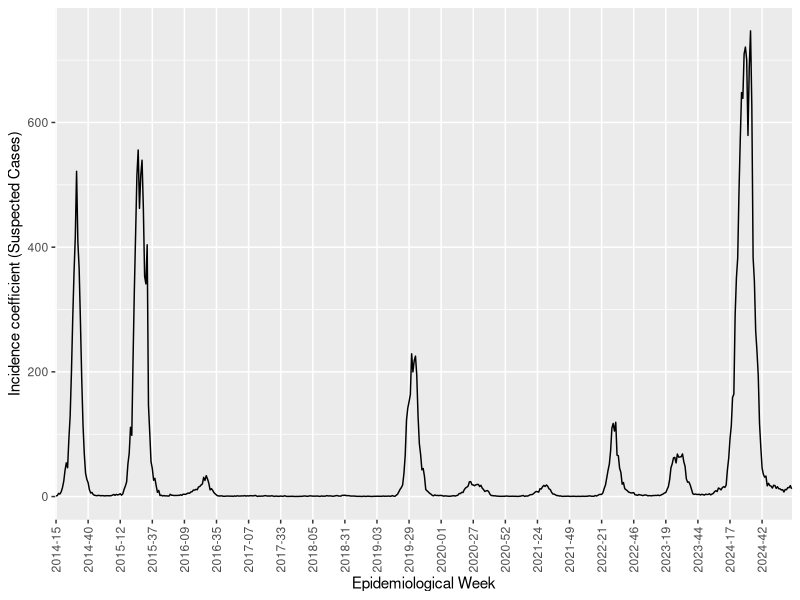
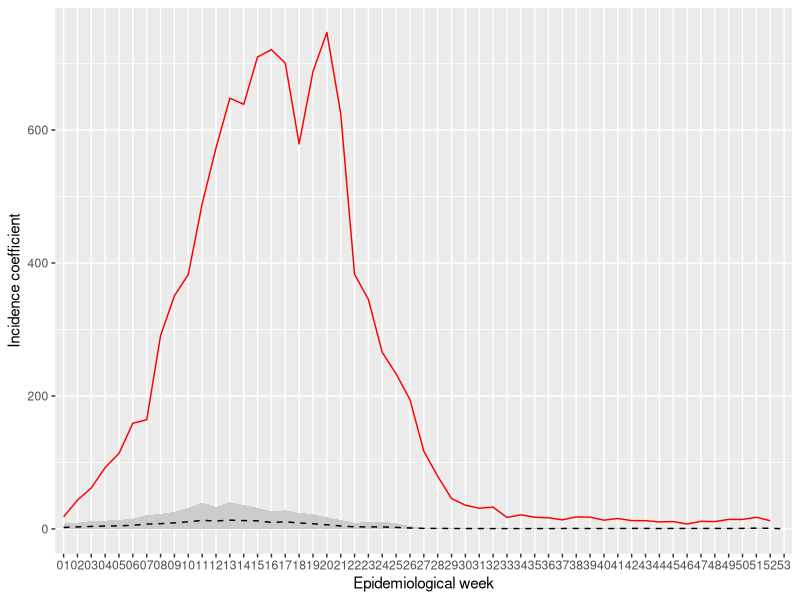

These figures' R source, in order: (Note: this script raises an error after producing the figures.)
## ---- chunk 1
knitr::opts_chunk$set(echo = TRUE)
## ---- chunk 2


## ---- chunk 3
library(tidyverse)
library(lubridate)
library(zoo)
library(ggplot2)
library(here)
library(haven)
library(lubridate)

## ---- chunk 4
dengue <- read_csv(here("dengue/Dengue_Provaveis_2014_2024.csv"))

dengue <- dengue %>% 
  mutate(epidemiologic_week = paste0(year, "w", week))
## ---- chunk 5
campinas <- dengue %>% 
  filter(municipality == "350950 CAMPINAS") %>% # Selected city: Campinas/SP
  group_by(epidemiologic_week, week, year) %>% 
  summarise( #* Cases, deaths, and pop for this period
    cases = sum(likely_cases, na.rm=TRUE),
    population = sum(population, na.rm=TRUE),
    deaths = sum(deaths, na.rm=TRUE),
    .groups="drop"
  ) %>%
  mutate( #* Dengue incidence
    incidence = ifelse(population > 0, cases / (population/100000), 0), 
    wy = paste0(year, "w", as.integer(week)), #* Week to variable
    epi_label = paste0(year, "w", week)
  )
## ---- chunk 6

# Epidemiological week starting on the first week of the winter
epiweek40 <- read_dta(
  here("dengue/epidemiological_week_startsweek40.dta")) 

campinas <- campinas %>%
  left_join(epiweek40, by = "wy")%>% 
  mutate(yw = as.character(paste0(year_week40,"-", epidemiologic_week_startsweek40))) %>% 
  filter(!is.na(incidence),
         !is.na(week40))

campinas <- campinas %>%
  mutate(yw = factor(yw, levels = unique(yw)))  # keep the original order

ggplot(campinas, aes(x = yw, y = incidence, group = 1)) +
  geom_line() +
  labs(x = "Epidemiological Week", 
       y = "Incidence coefficient (Suspected Cases)") +
  scale_x_discrete(breaks = levels(campinas$yw)[seq(1, length(levels(campinas$yw)), by = 25)]) +
  theme(axis.text.x = element_text(angle = 90, vjust = 0.5, hjust = 1))
## ---- chunk 7
incidence2024 <- campinas %>% 
  filter(year == 2024) %>%
  transmute(incidence2024 = incidence, deaths, week2 = week, wy)
## ---- chunk 8
control_data <- campinas %>%
  filter(year %in% c(2016,2017,2018,2020,2021)) %>%
  group_by(week2 = week) %>%
  summarise(
    avg_incidence = mean(incidence, na.rm=TRUE),
    sd_incidence = sd(incidence, na.rm=TRUE),
    .groups="drop"
  ) %>%
  mutate(high = avg_incidence + 1.96*sd_incidence,
         low = pmax(0, avg_incidence - 1.96*sd_incidence)) %>%
  left_join(incidence2024, by="week2")

# Plot endemic channel
ggplot(control_data, aes(x=week2, group = 1)) +
  geom_ribbon(aes(ymin=low, ymax=high), fill="grey80") +
  geom_line(aes(y=avg_incidence), linetype="dashed", color="black") +
  geom_line(aes(y=incidence2024), color="red") +
  labs(y="Incidence coefficient", x="Epidemiological week")
## ---- chunk 9
risk <- control_data %>%
  arrange(week2) %>%
  mutate(
    riskassessment = 0,
    increasedincidence = ifelse(incidence2024 > avg_incidence & incidence2024 < high, 1, 0),
    increasedincidence4weeks = zoo::rollapply(increasedincidence, 4, function(x) all(x==1), fill=NA, align="right"),
    increasedincidencehigh = ifelse(incidence2024 > high, 1, 0),
    increasedincidencehigh4weeks = zoo::rollapply(increasedincidencehigh, 4, function(x) all(x==1), fill=NA, align="right"),
    increaseddeath = c(NA, diff(deaths) > 0),
    increaseddeath4w = zoo::rollapply(increaseddeath, 4, function(x) all(x==1), fill=NA, align="right"),
    ln_incidence = log(incidence2024),
    exponentialgrowth = ln_incidence - dplyr::lag(ln_incidence),
    increasedexpgrowth = ifelse(exponentialgrowth > 0 & incidence2024 > high, 1, 0),
    increaseddeath5w = zoo::rollapply(increaseddeath, 5, function(x) all(x==1), fill=NA, align="right")
  ) %>%
  mutate(
    riskassessment = case_when(
      increasedincidence4weeks == 1 ~ 1,
      increasedincidencehigh4weeks == 1 | increaseddeath4w == 1 ~ 2,
      increasedexpgrowth == 1 | increaseddeath5w == 1 ~ 3,
      TRUE ~ 0
    )
  )

saveRDS(risk, here("dengue/Campinas/riskCampinas_2024.RDS"))

ggplot(risk, aes(x=week2, y=riskassessment, group = 1)) +
  geom_line() +
  scale_y_continuous(breaks=0:3) +
  labs(x="Epidemiological week", y="Risk Assessment")
